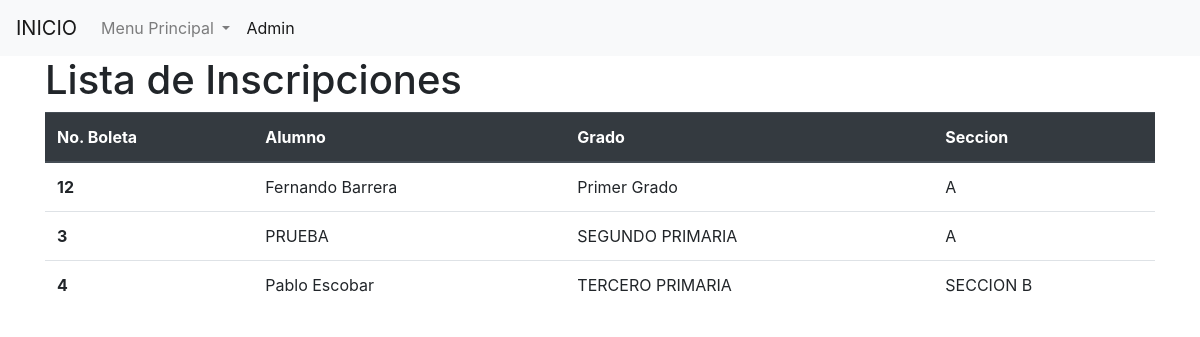
Page /inscription/ on the committed database.
### inscription/models.py (models this page shows)
class Inscription(models.Model):
    number = models.IntegerField()
    alumn = models.OneToOneField(Alumn, on_delete=models.CASCADE)
    grade = models.ForeignKey(Grade, on_delete=models.CASCADE)
    section = models.ForeignKey(Section, on_delete=models.CASCADE)
    created_at = models.DateTimeField(auto_now_add=True)
    def __str__(self):
        return str(self.alumn)

### alumn/models.py (models this page shows)
class Alumn(models.Model):
    name = models.CharField(max_length=50)
    age = models.IntegerField()
    adress = models.CharField(max_length=100)
    created_at = models.DateTimeField(auto_now_add=True)
    def __str__(self):
        return self.name

### grade/models.py (models this page shows)
class Grade(models.Model):
    nameGrade = models.CharField( max_length=30)
    created_at = models.DateTimeField(auto_now_add=True)
    def __str__(self):
        return self.nameGrade

### section/models.py (models this page shows)
class Section(models.Model):
    section = models.CharField(max_length=25)
    jordanian = models.CharField(max_length=50)
    created_at = models.DateTimeField(auto_now_add=True)
    def __str__(self):
        return self.section

### ProjectFinal/views.py (the view)
# urls.py: path('inscription/', views.InscriptionListView.as_view(), name="inscription"),
class InscriptionListView(ListView):
    template_name = 'inscription.html'
    queryset = Inscription.objects.all()
    def get_context_data(self, **kwargs):
        context = super().get_context_data(**kwargs)
        context['message'] = 'Lista de Inscripciones'
        context['inscriptions'] =context['object_list']
        print(context)
        return context

### templates/inscription.html (shortened to what this page needs)
<!DOCTYPE html>
<html lang="en">
<head>
    <link rel="stylesheet" href="https://stackpath.bootstrapcdn.com/bootstrap/4.5.0/css/bootstrap.min.css">
</head>
<body>
{% include 'navbar.html' %}
<div class="container">
    <div class="row">
        <div class="col">
            <h1>  {{ message }}</h1>
                        <table class="table">
                          <thead class="thead-dark">
                            <tr>
                              <th scope="col">No. Boleta</th>
                              <th scope="col">Alumno</th>
                              <th scope="col">Grado</th>
                              <th scope="col">Seccion</th>
                            </tr>
                          </thead>
                          <tbody>
                            {% for inscription in inscriptions %}
                                <tr>
                                  <th scope="row">{{ inscription.number }}</th>
                                  <td>{{ inscription.alumn }}</td>
                                  <td>{{ inscription.grade }}</td>
                                  <td>{{ inscription.section }}</td>
                                </tr>
                            {% endfor %}
                          </tbody>
                        </table>
        </div>
    </div>
</div>
</body>
</html>

### templates/navbar.html (shortened to what this page needs)
<nav class="navbar navbar-expand-lg navbar-light bg-light">
  <a class="navbar-brand" href="{% url 'index' %}">INICIO</a>
  <div class="collapse navbar-collapse" id="navbarNavDropdown">
    <ul class="navbar-nav">
      <li class="nav-item dropdown">
        <a class="nav-link dropdown-toggle" href="#" id="navbarDropdownMenuLink" role="button" data-toggle="dropdown" aria-haspopup="true" aria-expanded="false">
          Menu Principal
        </a>
      </li>
      <li class="nav-item active">
        <a class="nav-link" href="http://127.0.0.1:8000/admin">Admin <span class="sr-only">(current)</span></a>
      </li>
    </ul>
  </div>
</nav>

### rows in the picture
Inscription: number "12", alumn "Fernando Barrera", grade "Primer Grado", section "A"
Inscription: number "3", alumn "PRUEBA", grade "SEGUNDO PRIMARIA", section "A"
Inscription: number "4", alumn "Pablo Escobar", grade "TERCERO PRIMARIA", section "SECCION B"

### other values in the picture
{{ message }} "Lista de Inscripciones"
